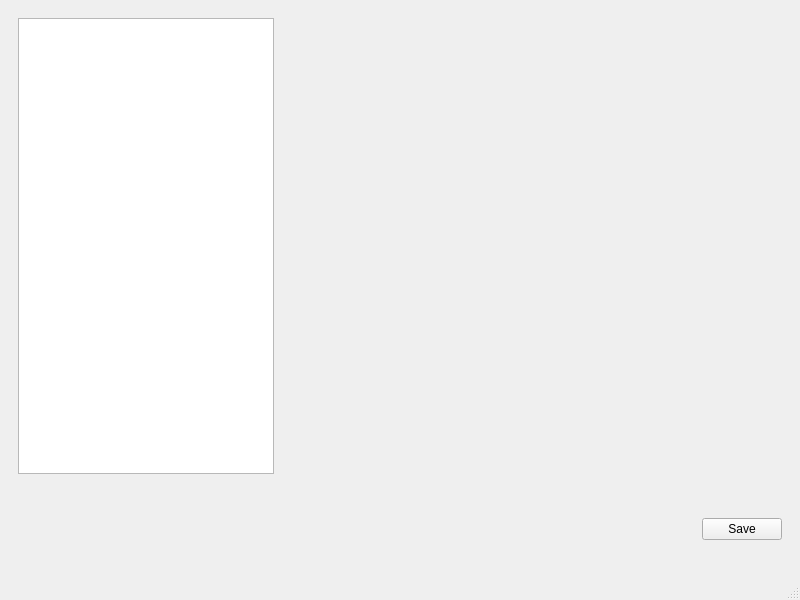
<?xml version="1.0" encoding="UTF-8"?>
<ui version="4.0">
 <class>MainWindow</class>
 <widget class="QMainWindow" name="MainWindow">
  <property name="geometry">
   <rect>
    <x>0</x>
    <y>0</y>
    <width>800</width>
    <height>600</height>
   </rect>
  </property>
  <property name="windowTitle">
   <string>MainWindow</string>
  </property>
  <widget class="QWidget" name="centralwidget">
   <property name="acceptDrops">
    <bool>false</bool>
   </property>
   <layout class="QVBoxLayout" name="verticalLayout">
    <item>
     <widget class="QWidget" name="widget_2" native="true">
      <property name="sizePolicy">
       <sizepolicy hsizetype="Preferred" vsizetype="Expanding">
        <horstretch>0</horstretch>
        <verstretch>0</verstretch>
       </sizepolicy>
      </property>
      <layout class="QHBoxLayout" name="horizontalLayout">
       <item>
        <widget class="QListWidget" name="listWidget">
         <property name="sizePolicy">
          <sizepolicy hsizetype="Preferred" vsizetype="Expanding">
           <horstretch>0</horstretch>
           <verstretch>0</verstretch>
          </sizepolicy>
         </property>
         <property name="minimumSize">
          <size>
           <width>150</width>
           <height>0</height>
          </size>
         </property>
         <property name="editTriggers">
          <set>QAbstractItemView::NoEditTriggers</set>
         </property>
         <property name="selectionMode">
          <enum>QAbstractItemView::MultiSelection</enum>
         </property>
         <property name="selectionRectVisible">
          <bool>false</bool>
         </property>
        </widget>
       </item>
       <item>
        <widget class="QWidget" name="widget_3" native="true">
         <property name="sizePolicy">
          <sizepolicy hsizetype="Expanding" vsizetype="Preferred">
           <horstretch>0</horstretch>
           <verstretch>0</verstretch>
          </sizepolicy>
         </property>
         <layout class="QHBoxLayout" name="horizontalLayout_4">
          <property name="leftMargin">
           <number>0</number>
          </property>
          <property name="topMargin">
           <number>0</number>
          </property>
          <property name="rightMargin">
           <number>0</number>
          </property>
          <property name="bottomMargin">
           <number>0</number>
          </property>
          <item>
           <layout class="QHBoxLayout" name="imageLayout"/>
          </item>
         </layout>
        </widget>
       </item>
      </layout>
     </widget>
    </item>
    <item>
     <widget class="QWidget" name="widget" native="true">
      <property name="sizePolicy">
       <sizepolicy hsizetype="Preferred" vsizetype="Minimum">
        <horstretch>0</horstretch>
        <verstretch>0</verstretch>
       </sizepolicy>
      </property>
      <property name="minimumSize">
       <size>
        <width>0</width>
        <height>80</height>
       </size>
      </property>
      <layout class="QHBoxLayout" name="horizontalLayout_2">
       <property name="topMargin">
        <number>5</number>
       </property>
       <property name="bottomMargin">
        <number>5</number>
       </property>
       <item>
        <spacer name="horizontalSpacer">
         <property name="orientation">
          <enum>Qt::Horizontal</enum>
         </property>
         <property name="sizeHint" stdset="0">
          <size>
           <width>563</width>
           <height>20</height>
          </size>
         </property>
        </spacer>
       </item>
       <item>
        <widget class="QPushButton" name="pushButton_save">
         <property name="text">
          <string>Save</string>
         </property>
        </widget>
       </item>
      </layout>
     </widget>
    </item>
   </layout>
  </widget>
  <widget class="QMenuBar" name="menubar">
   <property name="geometry">
    <rect>
     <x>0</x>
     <y>0</y>
     <width>800</width>
     <height>38</height>
    </rect>
   </property>
  </widget>
  <widget class="QStatusBar" name="statusbar"/>
 </widget>
 <resources/>
 <connections/>
</ui>
